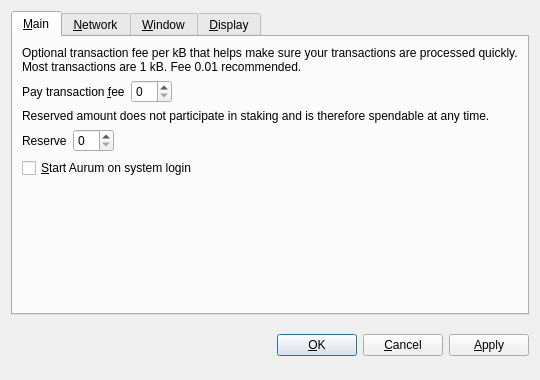
<?xml version="1.0" encoding="UTF-8"?>
<ui version="4.0">
 <class>OptionsDialog</class>
 <widget class="QDialog" name="OptionsDialog">
  <property name="geometry">
   <rect>
    <x>0</x>
    <y>0</y>
    <width>540</width>
    <height>380</height>
   </rect>
  </property>
  <property name="windowTitle">
   <string>Options</string>
  </property>
  <property name="styleSheet">
   <string notr="true">background-image: url(:/images/2s);</string>
  </property>
  <property name="modal">
   <bool>true</bool>
  </property>
  <layout class="QVBoxLayout" name="verticalLayout">
   <item>
    <widget class="QTabWidget" name="tabWidget">
     <property name="tabPosition">
      <enum>QTabWidget::North</enum>
     </property>
     <property name="currentIndex">
      <number>0</number>
     </property>
     <widget class="QWidget" name="tabMain">
      <attribute name="title">
       <string>&amp;Main</string>
      </attribute>
      <layout class="QVBoxLayout" name="verticalLayout_Main">
       <item>
        <widget class="QLabel" name="transactionFeeInfoLabel">
         <property name="text">
          <string>Optional transaction fee per kB that helps make sure your transactions are processed quickly. Most transactions are 1 kB. Fee 0.01 recommended.</string>
         </property>
         <property name="textFormat">
          <enum>Qt::PlainText</enum>
         </property>
         <property name="wordWrap">
          <bool>true</bool>
         </property>
        </widget>
       </item>
       <item>
        <layout class="QHBoxLayout" name="horizontalLayoutFee">
         <item>
          <widget class="QLabel" name="transactionFeeLabel">
           <property name="text">
            <string>Pay transaction &amp;fee</string>
           </property>
           <property name="textFormat">
            <enum>Qt::PlainText</enum>
           </property>
           <property name="buddy">
            <cstring>transactionFee</cstring>
           </property>
          </widget>
         </item>
         <item>
          <widget class="BitcoinAmountField" name="transactionFee"/>
         </item>
         <item>
          <spacer name="horizontalSpacerFee">
           <property name="orientation">
            <enum>Qt::Horizontal</enum>
           </property>
           <property name="sizeHint" stdset="0">
            <size>
             <width>40</width>
             <height>20</height>
            </size>
           </property>
          </spacer>
         </item>
        </layout>
       </item>
       <item>
        <widget class="QLabel" name="reserveBalanceInfoLabel">
         <property name="text">
          <string>Reserved amount does not participate in staking and is therefore spendable at any time.</string>
         </property>
         <property name="textFormat">
          <enum>Qt::PlainText</enum>
         </property>
         <property name="wordWrap">
          <bool>true</bool>
         </property>
        </widget>
       </item>
       <item>
        <layout class="QHBoxLayout" name="horizontalLayoutReserveBalance">
         <item>
          <widget class="QLabel" name="reserveBalanceLabel">
           <property name="text">
            <string>Reserve</string>
           </property>
           <property name="textFormat">
            <enum>Qt::PlainText</enum>
           </property>
           <property name="buddy">
            <cstring>reserveBalance</cstring>
           </property>
          </widget>
         </item>
         <item>
          <widget class="BitcoinAmountField" name="reserveBalance"/>
         </item>
         <item>
          <spacer name="horizontalSpacerReserveBalance">
           <property name="orientation">
            <enum>Qt::Horizontal</enum>
           </property>
           <property name="sizeHint" stdset="0">
            <size>
             <width>40</width>
             <height>20</height>
            </size>
           </property>
          </spacer>
         </item>
        </layout>
       </item>
       <item>
        <widget class="QCheckBox" name="bitcoinAtStartup">
         <property name="toolTip">
          <string>Automatically start Aurum after logging in to the system.</string>
         </property>
         <property name="text">
          <string>&amp;Start Aurum on system login</string>
         </property>
        </widget>
       </item>
       <item>
        <spacer name="verticalSpacer_Main">
         <property name="orientation">
          <enum>Qt::Vertical</enum>
         </property>
         <property name="sizeHint" stdset="0">
          <size>
           <width>20</width>
           <height>40</height>
          </size>
         </property>
        </spacer>
       </item>
      </layout>
     </widget>
     <widget class="QWidget" name="tabNetwork">
      <attribute name="title">
       <string>&amp;Network</string>
      </attribute>
      <layout class="QVBoxLayout" name="verticalLayout_Network">
       <item>
        <widget class="QCheckBox" name="mapPortUpnp">
         <property name="toolTip">
          <string>Automatically open the Aurum client port on the router. This only works when your router supports UPnP and it is enabled.</string>
         </property>
         <property name="text">
          <string>Map port using &amp;UPnP</string>
         </property>
        </widget>
       </item>
       <item>
        <widget class="QCheckBox" name="connectSocks">
         <property name="toolTip">
          <string>Connect to the Aurum network through a SOCKS proxy (e.g. when connecting through Tor).</string>
         </property>
         <property name="text">
          <string>&amp;Connect through SOCKS proxy:</string>
         </property>
        </widget>
       </item>
       <item>
        <layout class="QHBoxLayout" name="horizontalLayout_Network">
         <item>
          <widget class="QLabel" name="proxyIpLabel">
           <property name="text">
            <string>Proxy &amp;IP:</string>
           </property>
           <property name="textFormat">
            <enum>Qt::PlainText</enum>
           </property>
           <property name="buddy">
            <cstring>proxyIp</cstring>
           </property>
          </widget>
         </item>
         <item>
          <widget class="QValidatedLineEdit" name="proxyIp">
           <property name="maximumSize">
            <size>
             <width>140</width>
             <height>16777215</height>
            </size>
           </property>
           <property name="toolTip">
            <string>IP address of the proxy (e.g. 127.0.0.1)</string>
           </property>
          </widget>
         </item>
         <item>
          <widget class="QLabel" name="proxyPortLabel">
           <property name="text">
            <string>&amp;Port:</string>
           </property>
           <property name="textFormat">
            <enum>Qt::PlainText</enum>
           </property>
           <property name="buddy">
            <cstring>proxyPort</cstring>
           </property>
          </widget>
         </item>
         <item>
          <widget class="QLineEdit" name="proxyPort">
           <property name="maximumSize">
            <size>
             <width>55</width>
             <height>16777215</height>
            </size>
           </property>
           <property name="toolTip">
            <string>Port of the proxy (e.g. 9050)</string>
           </property>
          </widget>
         </item>
         <item>
          <widget class="QLabel" name="socksVersionLabel">
           <property name="text">
            <string>SOCKS &amp;Version:</string>
           </property>
           <property name="textFormat">
            <enum>Qt::PlainText</enum>
           </property>
           <property name="buddy">
            <cstring>socksVersion</cstring>
           </property>
          </widget>
         </item>
         <item>
          <widget class="QValueComboBox" name="socksVersion">
           <property name="toolTip">
            <string>SOCKS version of the proxy (e.g. 5)</string>
           </property>
          </widget>
         </item>
         <item>
          <spacer name="horizontalSpacer_Network">
           <property name="orientation">
            <enum>Qt::Horizontal</enum>
           </property>
           <property name="sizeHint" stdset="0">
            <size>
             <width>40</width>
             <height>20</height>
            </size>
           </property>
          </spacer>
         </item>
        </layout>
       </item>
       <item>
        <spacer name="verticalSpacer_Network">
         <property name="orientation">
          <enum>Qt::Vertical</enum>
         </property>
         <property name="sizeHint" stdset="0">
          <size>
           <width>20</width>
           <height>40</height>
          </size>
         </property>
        </spacer>
       </item>
      </layout>
     </widget>
     <widget class="QWidget" name="tabWindow">
      <attribute name="title">
       <string>&amp;Window</string>
      </attribute>
      <layout class="QVBoxLayout" name="verticalLayout_Window">
       <item>
        <widget class="QCheckBox" name="minimizeToTray">
         <property name="toolTip">
          <string>Show only a tray icon after minimizing the window.</string>
         </property>
         <property name="text">
          <string>&amp;Minimize to the tray instead of the taskbar</string>
         </property>
        </widget>
       </item>
       <item>
        <widget class="QCheckBox" name="minimizeOnClose">
         <property name="toolTip">
          <string>Minimize instead of exit the application when the window is closed. When this option is enabled, the application will be closed only after selecting Quit in the menu.</string>
         </property>
         <property name="text">
          <string>M&amp;inimize on close</string>
         </property>
        </widget>
       </item>
       <item>
        <spacer name="verticalSpacer_Window">
         <property name="orientation">
          <enum>Qt::Vertical</enum>
         </property>
         <property name="sizeHint" stdset="0">
          <size>
           <width>20</width>
           <height>40</height>
          </size>
         </property>
        </spacer>
       </item>
      </layout>
     </widget>
     <widget class="QWidget" name="tabDisplay">
      <attribute name="title">
       <string>&amp;Display</string>
      </attribute>
      <layout class="QVBoxLayout" name="verticalLayout_Display">
       <item>
        <layout class="QHBoxLayout" name="horizontalLayout_1_Display">
         <item>
          <widget class="QLabel" name="langLabel">
           <property name="text">
            <string>User Interface &amp;language:</string>
           </property>
           <property name="textFormat">
            <enum>Qt::PlainText</enum>
           </property>
           <property name="buddy">
            <cstring>lang</cstring>
           </property>
          </widget>
         </item>
         <item>
          <widget class="QValueComboBox" name="lang">
           <property name="toolTip">
            <string>The user interface language can be set here. This setting will take effect after restarting Aurum.</string>
           </property>
          </widget>
         </item>
        </layout>
       </item>
       <item>
        <layout class="QHBoxLayout" name="horizontalLayout_2_Display">
         <item>
          <widget class="QLabel" name="unitLabel">
           <property name="text">
            <string>&amp;Unit to show amounts in:</string>
           </property>
           <property name="textFormat">
            <enum>Qt::PlainText</enum>
           </property>
           <property name="buddy">
            <cstring>unit</cstring>
           </property>
          </widget>
         </item>
         <item>
          <widget class="QValueComboBox" name="unit">
           <property name="toolTip">
            <string>Choose the default subdivision unit to show in the interface and when sending coins.</string>
           </property>
          </widget>
         </item>
        </layout>
       </item>
       <item>
        <widget class="QCheckBox" name="displayAddresses">
         <property name="toolTip">
          <string>Whether to show Aurum addresses in the transaction list or not.</string>
         </property>
         <property name="text">
          <string>&amp;Display addresses in transaction list</string>
         </property>
        </widget>
       </item>
       <item>
        <widget class="QCheckBox" name="coinControlFeatures">
         <property name="toolTip">
          <string>Whether to show coin control features or not.</string>
         </property>
         <property name="text">
          <string>Display coin &amp;control features (experts only!)</string>
         </property>
        </widget>
       </item>
       <item>
        <spacer name="verticalSpacer_Display">
         <property name="orientation">
          <enum>Qt::Vertical</enum>
         </property>
         <property name="sizeHint" stdset="0">
          <size>
           <width>20</width>
           <height>40</height>
          </size>
         </property>
        </spacer>
       </item>
      </layout>
     </widget>
    </widget>
   </item>
   <item>
    <layout class="QHBoxLayout" name="horizontalLayout_Buttons">
     <item>
      <spacer name="horizontalSpacer_1">
       <property name="orientation">
        <enum>Qt::Horizontal</enum>
       </property>
       <property name="sizeHint" stdset="0">
        <size>
         <width>40</width>
         <height>48</height>
        </size>
       </property>
      </spacer>
     </item>
     <item>
      <widget class="QLabel" name="statusLabel">
       <property name="font">
        <font>
         <weight>75</weight>
         <bold>true</bold>
        </font>
       </property>
       <property name="text">
        <string/>
       </property>
       <property name="textFormat">
        <enum>Qt::PlainText</enum>
       </property>
       <property name="wordWrap">
        <bool>true</bool>
       </property>
      </widget>
     </item>
     <item>
      <spacer name="horizontalSpacer_2">
       <property name="orientation">
        <enum>Qt::Horizontal</enum>
       </property>
       <property name="sizeHint" stdset="0">
        <size>
         <width>40</width>
         <height>48</height>
        </size>
       </property>
      </spacer>
     </item>
     <item>
      <widget class="QPushButton" name="okButton">
       <property name="text">
        <string>&amp;OK</string>
       </property>
      </widget>
     </item>
     <item>
      <widget class="QPushButton" name="cancelButton">
       <property name="text">
        <string>&amp;Cancel</string>
       </property>
       <property name="autoDefault">
        <bool>false</bool>
       </property>
      </widget>
     </item>
     <item>
      <widget class="QPushButton" name="applyButton">
       <property name="text">
        <string>&amp;Apply</string>
       </property>
       <property name="autoDefault">
        <bool>false</bool>
       </property>
      </widget>
     </item>
    </layout>
   </item>
  </layout>
 </widget>
 <customwidgets>
  <customwidget>
   <class>BitcoinAmountField</class>
   <extends>QSpinBox</extends>
   <header>bitcoinamountfield.h</header>
   <container>1</container>
  </customwidget>
  <customwidget>
   <class>QValueComboBox</class>
   <extends>QComboBox</extends>
   <header>qvaluecombobox.h</header>
  </customwidget>
  <customwidget>
   <class>QValidatedLineEdit</class>
   <extends>QLineEdit</extends>
   <header>qvalidatedlineedit.h</header>
  </customwidget>
 </customwidgets>
 <resources/>
 <connections/>
</ui>
